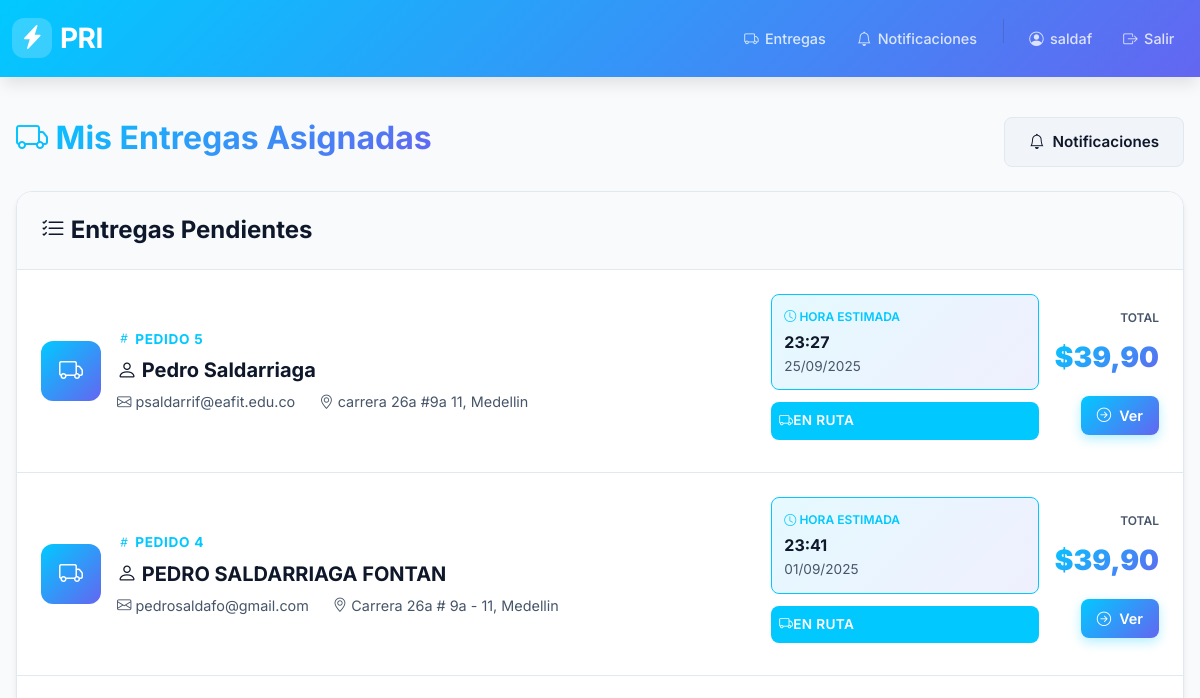
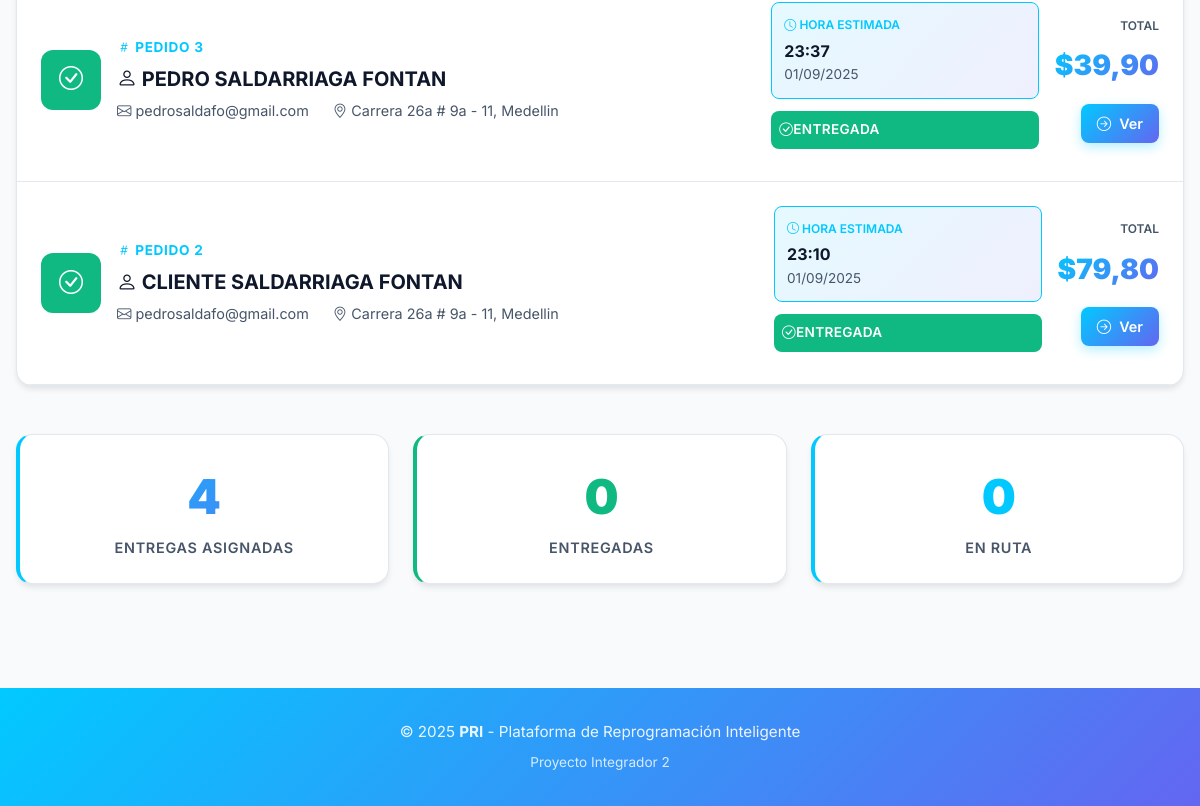
/orders/my-orders/ (signed in), run on an earlier commit of the app's database (2 pictures, top to bottom).
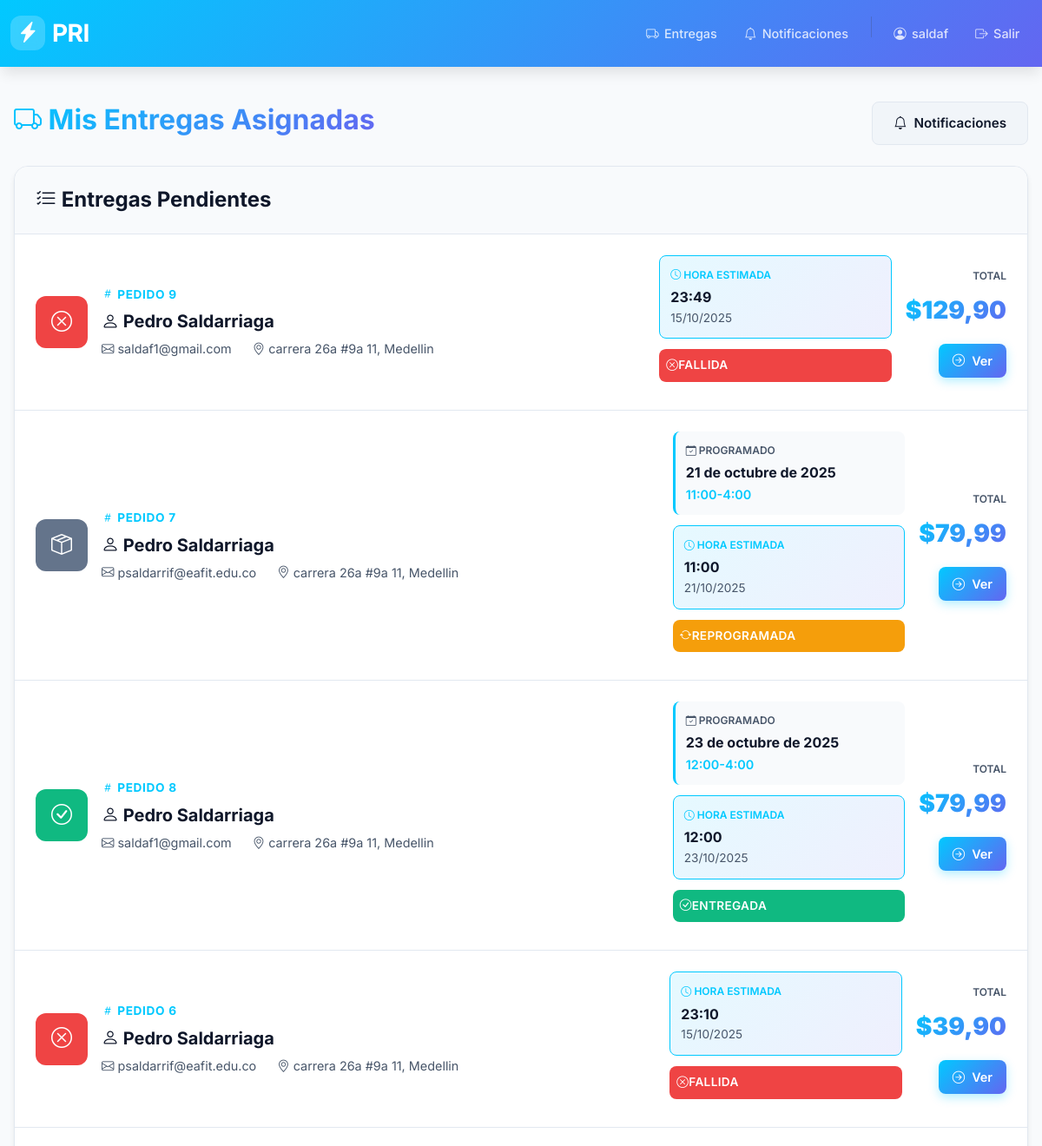
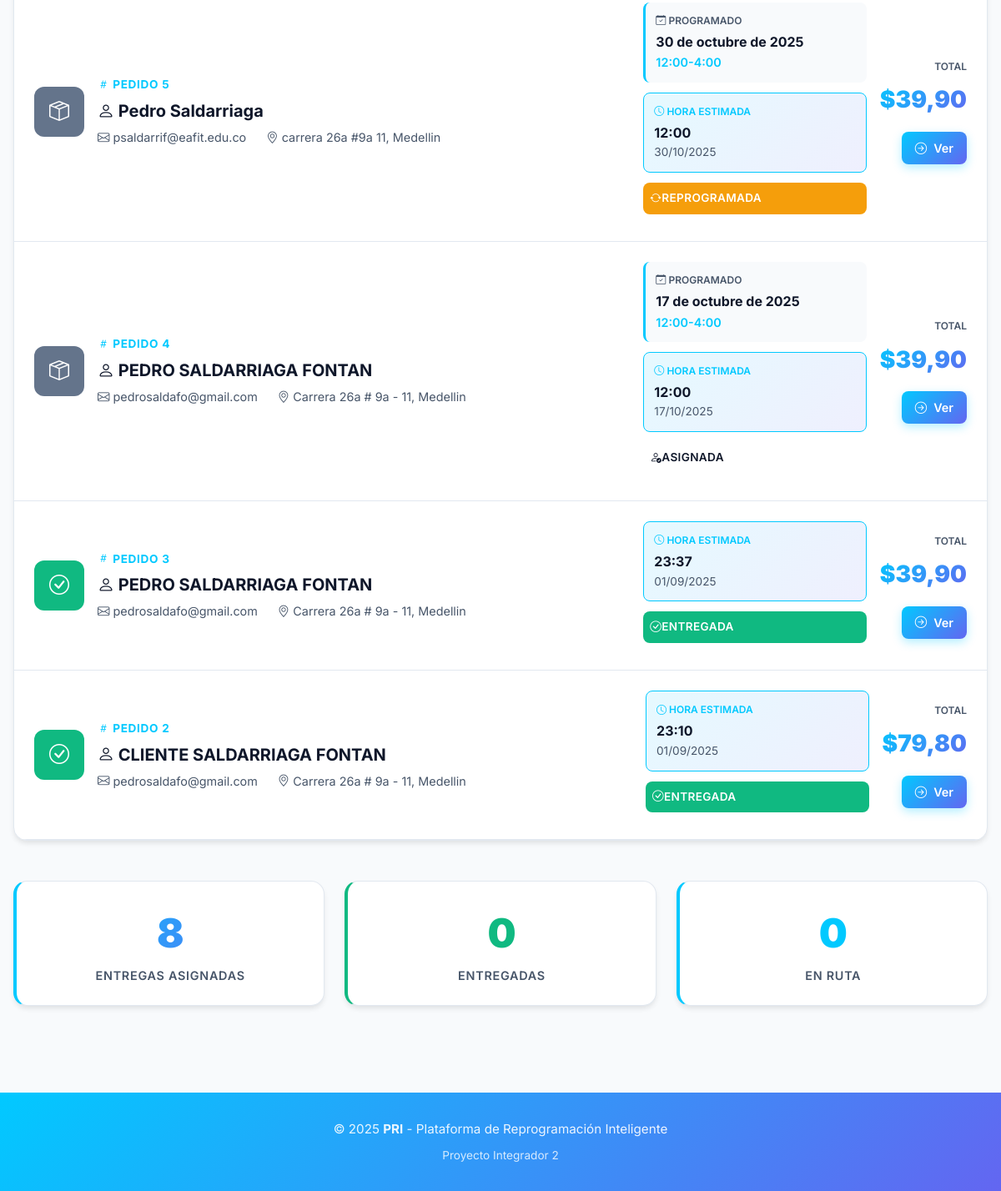
And on a later commit of the database (2 pictures, top to bottom).
### orders/models.py (models this page shows, shortened)
class Delivery(models.Model):
    STATUS_CHOICES = (
        ("pendiente", "Pendiente"),
        ("asignada", "Asignada"),
        ("en_ruta", "En ruta"),
        ("fallida", "Fallida"),
        ("reprogramada", "Reprogramada"),
        ("entregada", "Entregada"),
    )
    order = models.OneToOneField(Order, on_delete=models.CASCADE, related_name="delivery")
    status = models.CharField(max_length=20, choices=STATUS_CHOICES, default="pendiente")
    rider = models.ForeignKey(User, on_delete=models.SET_NULL, null=True, blank=True, related_name="deliveries")
    scheduled_date = models.DateField(null=True, blank=True)
    scheduled_window = models.CharField(max_length=50, blank=True)
    notes = models.TextField(blank=True)
    photo = models.ImageField(upload_to="deliveries/", null=True, blank=True)
    failure_reason = models.CharField(max_length=120, blank=True)
    updated_at = models.DateTimeField(auto_now=True)
    created_at = models.DateTimeField(auto_now_add=True)
    @property
    def estimated_datetime(self):
        from datetime import datetime, timedelta
        if self.scheduled_date:
            if self.scheduled_window:
                try:
                    time_parts = self.scheduled_window.split('-')[0].strip().split(':')
                    hour = int(time_parts[0])
                    minute = int(time_parts[1]) if len(time_parts) > 1 else 0
                    return datetime.combine(self.scheduled_date, datetime.min.time().replace(hour=hour, minute=minute))
                except (ValueError, IndexError):
                    return datetime.combine(self.scheduled_date, datetime.min.time().replace(hour=12, minute=0))
            else:
                return datetime.combine(self.scheduled_date, datetime.min.time().replace(hour=12, minute=0))
        return self.order.created_at + timedelta(days=1)

class Order(models.Model):
    user = models.ForeignKey(User, on_delete=models.SET_NULL, null=True, blank=True, related_name="orders")
    created_at = models.DateTimeField(auto_now_add=True)
    updated_at = models.DateTimeField(auto_now=True)
    full_name = models.CharField(max_length=200)
    email = models.EmailField()
    address = models.CharField(max_length=255)
    city = models.CharField(max_length=100)
    postal_code = models.CharField(max_length=20)
    paid = models.BooleanField(default=False)
    total_amount = models.DecimalField(max_digits=10, decimal_places=2, default=0)

### orders/views.py (the view, shortened to what this page needs)
# urls.py: path("my-orders/", views.my_orders, name="my_orders"),
@login_required
def my_orders(request):
    user = request.user
    if user.is_superuser:
        return redirect("orders:panel")
    elif hasattr(user, "profile") and user.profile.role == "repartidor":
        deliveries = Delivery.objects.select_related("order").filter(rider=user).order_by("-created_at")
        return render(request, "orders/rider_orders.html", {"deliveries": deliveries})
    elif hasattr(user, "profile") and user.profile.role == "manager":
        return redirect("orders:panel")

### orders/templates/orders/rider_orders.html (shortened to what the changed rows need)
{% extends 'base.html' %}
{% block content %}
<div class="d-flex justify-content-between align-items-center mb-4">
    <h2>
        <span class="text-gradient">
            <i class="bi bi-truck"></i> Mis Entregas Asignadas
        </span>
    </h2>
</div>
{% if deliveries %}
<div class="modern-card">
    <div class="modern-card-header">
        <h4 class="mb-0" style="color: var(--text-primary);">
            <i class="bi bi-list-check"></i> Entregas Pendientes
        </h4>
    </div>
    <div class="modern-card-body" style="padding: 0;">
        {% for d in deliveries %}
        <a href="{% url 'orders:delivery_detail' d.order.id %}" style="display: block; padding: 1.5rem; border-bottom: 1px solid var(--border-color); text-decoration: none; transition: background var(--transition-fast);" onmouseover="this.style.background='var(--bg-secondary)'" onmouseout="this.style.background='transparent'">
            <div class="row align-items-center g-3">
                <div class="col-auto d-none d-md-block">
                    {% if d.status == 'entregada' %}
                        <div style="width: 60px; height: 60px; background: #10b981; border-radius: var(--radius-lg); display: flex; align-items: center; justify-content: center; color: white; font-size: 1.5rem;">
                            <i class="bi bi-check-circle"></i>
                        </div>
                    {% elif d.status == 'en_ruta' %}
                        <div style="width: 60px; height: 60px; background: linear-gradient(135deg, var(--pri-blue) 0%, var(--pri-purple) 100%); border-radius: var(--radius-lg); display: flex; align-items: center; justify-content: center; color: white; font-size: 1.5rem;">
                            <i class="bi bi-truck"></i>
                        </div>
                    {% elif d.status == 'fallida' %}
                        <div style="width: 60px; height: 60px; background: #ef4444; border-radius: var(--radius-lg); display: flex; align-items: center; justify-content: center; color: white; font-size: 1.5rem;">
                            <i class="bi bi-x-circle"></i>
                        </div>
                    {% else %}
                        <div style="width: 60px; height: 60px; background: #64748b; border-radius: var(--radius-lg); display: flex; align-items: center; justify-content: center; color: white; font-size: 1.5rem;">
                            <i class="bi bi-box-seam"></i>
                        </div>
                    {% endif %}
                </div>
                <div class="col">
                    <div style="font-size: 0.85rem; color: var(--pri-blue); font-weight: 700; text-transform: uppercase; letter-spacing: 0.05em; margin-bottom: 0.5rem;">
                        <i class="bi bi-hash"></i> Pedido {{ d.order.id }}
                    </div>
                    <h5 style="color: var(--text-primary); font-weight: 700; margin-bottom: 0.5rem;">
                        <i class="bi bi-person"></i> {{ d.order.full_name }}
                    </h5>
                    <div style="display: flex; gap: 1.5rem; flex-wrap: wrap; color: var(--text-secondary); font-size: 0.9rem;">
                        <div>
                            <i class="bi bi-envelope"></i> {{ d.order.email }}
                        </div>
                        <div>
                            <i class="bi bi-geo-alt"></i> {{ d.order.address }}, {{ d.order.city }}
                        </div>
                    </div>
                </div>
                <div class="col-lg-3">
                    {% if d.scheduled_date %}
                    <div style="padding: 0.75rem; background: var(--bg-secondary); border-radius: var(--radius-md); margin-bottom: 0.75rem; border-left: 3px solid var(--pri-blue);">
                        <div style="font-size: 0.75rem; color: var(--text-secondary); font-weight: 600; text-transform: uppercase; margin-bottom: 0.25rem;">
                            <i class="bi bi-calendar-check"></i> Programado
                        </div>
                        <div style="font-weight: 700; color: var(--text-primary);">{{ d.scheduled_date }}</div>
                        {% if d.scheduled_window %}
                            <div style="color: var(--pri-blue); font-size: 0.9rem; font-weight: 600;">{{ d.scheduled_window }}</div>
                        {% endif %}
                    </div>
                    {% endif %}
                    <div style="padding: 0.75rem; background: linear-gradient(135deg, rgba(1, 201, 255, 0.1) 0%, rgba(99, 102, 241, 0.1) 100%); border-radius: var(--radius-md); margin-bottom: 0.75rem; border: 1px solid var(--pri-blue);">
                        <div style="font-size: 0.75rem; color: var(--pri-blue); font-weight: 600; text-transform: uppercase; margin-bottom: 0.25rem;">
                            <i class="bi bi-clock"></i> Hora Estimada
                        </div>
                        <div style="font-weight: 700; color: var(--text-primary);">{{ d.estimated_datetime|date:"H:i" }}</div>
                        <div style="font-size: 0.85rem; color: var(--text-secondary);">{{ d.estimated_datetime|date:"d/m/Y" }}</div>
                    </div>
                    <div class="mb-2">
                        {% if d.status == 'entregada' %}
                            <span class="modern-badge badge-success" style="font-size: 0.85rem; width: 100%; text-align: center; padding: 0.5rem;">
                                <i class="bi bi-check-circle"></i> {{ d.get_status_display }}
                            </span>
                        {% elif d.status == 'fallida' %}
                            <span class="modern-badge badge-danger" style="font-size: 0.85rem; width: 100%; text-align: center; padding: 0.5rem;">
                                <i class="bi bi-x-circle"></i> {{ d.get_status_display }}
                            </span>
                        {% elif d.status == 'en_ruta' %}
                            <span class="modern-badge" style="background: #01c9ff; color: white; font-size: 0.85rem; width: 100%; text-align: center; padding: 0.5rem;">
                                <i class="bi bi-truck"></i> {{ d.get_status_display }}
                            </span>
                        {% elif d.status == 'asignada' %}
                            <span class="modern-badge badge-info" style="font-size: 0.85rem; width: 100%; text-align: center; padding: 0.5rem;">
                                <i class="bi bi-person-check"></i> {{ d.get_status_display }}
                            </span>
                        {% elif d.status == 'reprogramada' %}
                            <span class="modern-badge badge-warning" style="font-size: 0.85rem; width: 100%; text-align: center; padding: 0.5rem;">
                                <i class="bi bi-arrow-repeat"></i> {{ d.get_status_display }}
                            </span>
                        {% else %}
                            <span class="modern-badge badge-secondary" style="font-size: 0.85rem; width: 100%; text-align: center; padding: 0.5rem;">
                                {{ d.get_status_display }}
                            </span>
                        {% endif %}
                    </div>
                </div>
                <div class="col-auto text-end">
                    <div style="font-size: 0.75rem; color: var(--text-secondary); font-weight: 600; text-transform: uppercase; margin-bottom: 0.5rem;">
                        Total
                    </div>
                    <div style="font-size: 1.75rem; font-weight: 900; background: linear-gradient(135deg, var(--pri-blue) 0%, var(--pri-purple) 100%); -webkit-background-clip: text; -webkit-text-fill-color: transparent; margin-bottom: 1rem;">
                        ${{ d.order.total_amount }}
                    </div>
                    <div class="btn-modern btn-primary-modern" style="padding: 0.5rem 1rem; font-size: 0.9rem;">
                        <i class="bi bi-arrow-right-circle"></i> Ver
                    </div>
                </div>
            </div>
        </a>
        {% endfor %}
    </div>
</div>
<div class="row g-4 mt-4">
    <div class="col-md-4">
        <div class="modern-card" style="border-left: 4px solid #01c9ff;">
            <div class="modern-card-body text-center">
                <div style="font-size: 3rem; font-weight: 900; background: linear-gradient(135deg, #01c9ff 0%, #6366f1 100%); -webkit-background-clip: text; -webkit-text-fill-color: transparent;">
                    {{ deliveries|length }}
                </div>
                <div style="color: var(--text-secondary); font-weight: 600; text-transform: uppercase; letter-spacing: 0.05em; font-size: 0.9rem;">
                    Entregas Asignadas
                </div>
            </div>
        </div>
    </div>
    <div class="col-md-4">
        <div class="modern-card" style="border-left: 4px solid #10b981;">
            <div class="modern-card-body text-center">
                <div style="font-size: 3rem; font-weight: 900; color: #10b981;">
                    {% with completed=deliveries|length %}
                        {% with entregadas=0 %}
                            {{ entregadas }}
                        {% endwith %}
                    {% endwith %}
                </div>
                <div style="color: var(--text-secondary); font-weight: 600; text-transform: uppercase; letter-spacing: 0.05em; font-size: 0.9rem;">
                    Entregadas
                </div>
            </div>
        </div>
    </div>
    <div class="col-md-4">
        <div class="modern-card" style="border-left: 4px solid #01c9ff;">
            <div class="modern-card-body text-center">
                <div style="font-size: 3rem; font-weight: 900; color: #01c9ff;">
                    {% with en_ruta=0 %}
                        {{ en_ruta }}
                    {% endwith %}
                </div>
                <div style="color: var(--text-secondary); font-weight: 600; text-transform: uppercase; letter-spacing: 0.05em; font-size: 0.9rem;">
                    En Ruta
                </div>
            </div>
        </div>
    </div>
</div>
{% endif %}
{% endblock %}

What changed in the data, as far as the page shows it:
added Delivery: order.id "9", order.full_name "Pedro Saldarriaga", order.email "saldaf1@gmail.com", order.address "carrera 26a #9a 11", order.city "Medellin", estimated_datetime "23:49", estimated_datetime "15/10/2025", status "FALLIDA", order.total_amount "129,90"
added Delivery: order.id "7", order.full_name "Pedro Saldarriaga", order.email "psaldarrif@eafit.edu.co", order.address "carrera 26a #9a 11", order.city "Medellin", scheduled_date "21 de octubre de 2025", scheduled_window "11:00-4:00", estimated_datetime "11:00", estimated_datetime "21/10/2025", status "REPROGRAMADA", order.total_amount "79,99"
added Delivery: order.id "8", order.full_name "Pedro Saldarriaga", order.email "saldaf1@gmail.com", order.address "carrera 26a #9a 11", order.city "Medellin", scheduled_date "23 de octubre de 2025", scheduled_window "12:00-4:00", estimated_datetime "12:00", estimated_datetime "23/10/2025", status "ENTREGADA", order.total_amount "79,99"
added Delivery: order.id "6", order.full_name "Pedro Saldarriaga", order.email "psaldarrif@eafit.edu.co", order.address "carrera 26a #9a 11", order.city "Medellin", estimated_datetime "23:10", estimated_datetime "15/10/2025", status "FALLIDA", order.total_amount "39,90"
changed Delivery: scheduled_date (not shown) → "30 de octubre de 2025"; scheduled_window (not shown) → "12:00-4:00"; estimated_datetime "23:27" → "12:00"; estimated_datetime "25/09/2025" → "30/10/2025"; status "EN RUTA" → "REPROGRAMADA"
changed Delivery: scheduled_date (not shown) → "17 de octubre de 2025"; scheduled_window (not shown) → "12:00-4:00"; estimated_datetime "23:41" → "12:00"; estimated_datetime "01/09/2025" → "17/10/2025"; status "EN RUTA" → "ASIGNADA"
Also different on the page:
{{ deliveries|length }}: "4" → "8"
